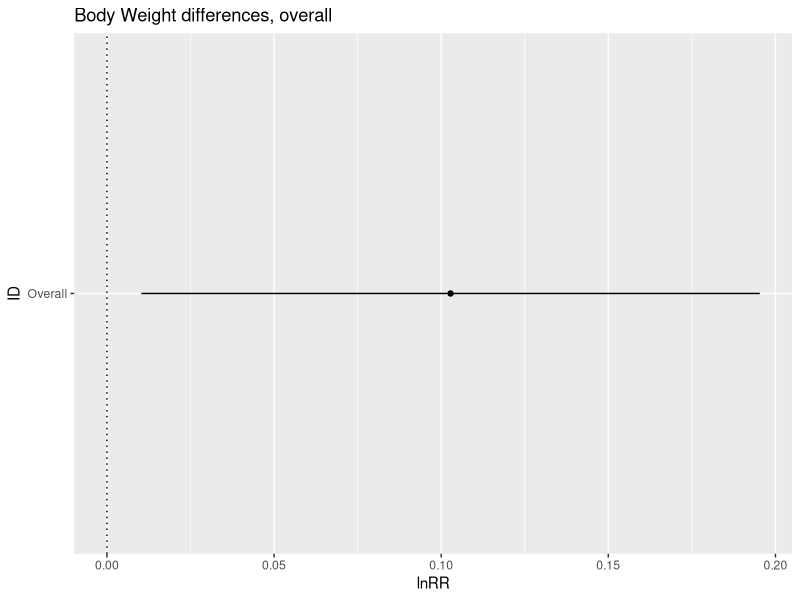
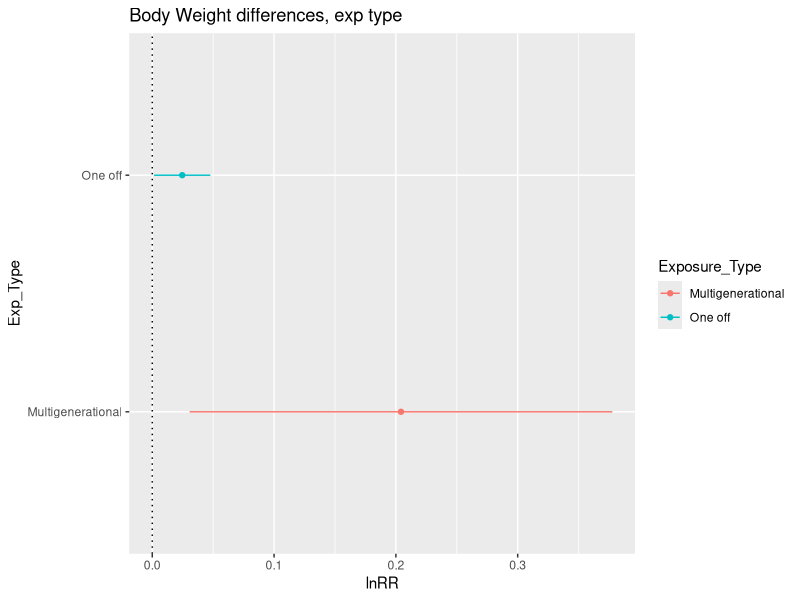
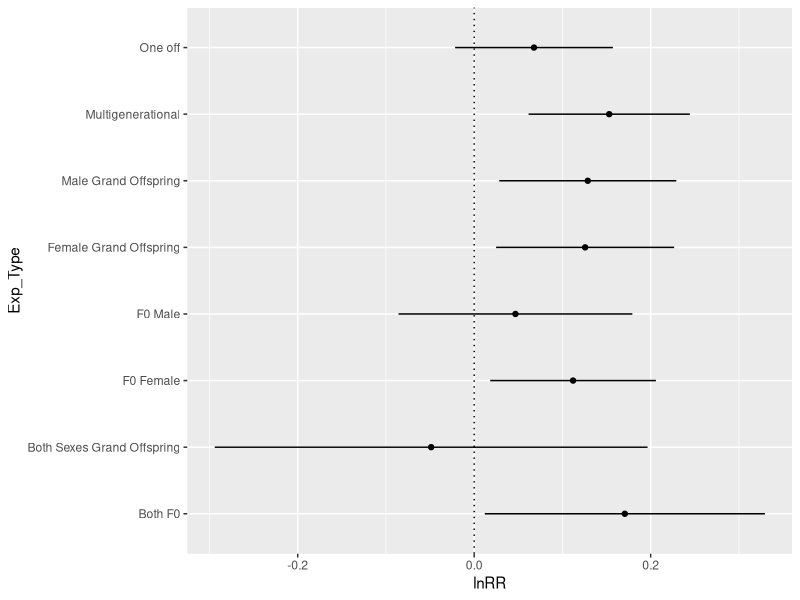
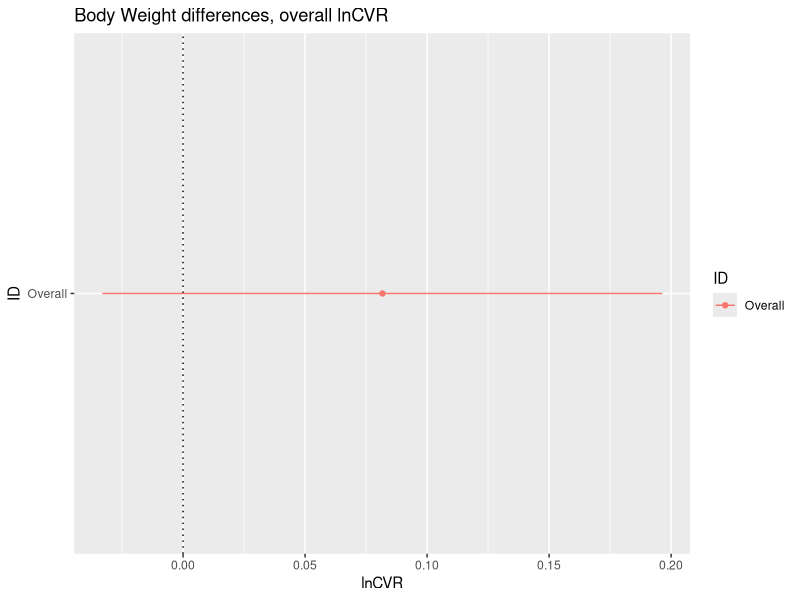

The R source for these figures, in order: (Note: this script raises an error after producing the figures.)
## ---- chunk 1
library(tidyverse)
library(openxlsx)  
library(knitr)
library(metafor)
library(ggplot2)
library(readxl)
## ---- chunk 2
Body_Weight_lnRR <- read.csv("../data/Body_Weight_lnRR.csv")

ALL_TRAITS <- read.xlsx("../data/ALL_TRAITS.xlsx")
## ---- chunk 3

#Subetting (removing BOTH)

Body_Weight_lnRR_MG <- subset(Body_Weight_lnRR, Body_Weight_lnRR$Exposure_Type == "Multigenerational")

Body_Weight_lnRR_OF <- subset(Body_Weight_lnRR, Body_Weight_lnRR$Exposure_Type == "One off")
## ---- chunk 4

#Overall analysis, not split

Body_Weight_overall <- rma.mv(yi, vi, random = list(~1|Paper_ID,~1|Cohort_ID), data=Body_Weight_lnRR, method = 'REML')

summary(Body_Weight_overall)

#Tibble of overall results

Body_Weight_overall_lnRR <- tibble(
  ID = "Overall", 
  lnRR = 0.1028,
  ci.lb = 0.0103,
  ci.ub = 0.1953
)

plot_BW_overall <- ggplot(Body_Weight_overall_lnRR, aes(x=ID, y=lnRR)) + 
  geom_errorbar(aes(ymin=ci.lb, ymax=ci.ub), width = 0, position = position_dodge(0.3)) +
  geom_point(aes(x = ID, y = lnRR), position = position_dodge(0.3))+
  geom_hline(yintercept = 0, lty = "dotted") +
  labs(title ="Body Weight differences, overall", x = "ID", y = "lnRR") +
  coord_flip()
plot_BW_overall

W <- diag(1/Body_Weight_lnRR$vi)
X <- model.matrix(Body_Weight_overall)
P <- W - W %*% X %*% solve(t(X) %*% W %*% X) %*% t(X) %*% W
I2_overall_BW <- 100 * sum(Body_Weight_overall$sigma2) / (sum(Body_Weight_overall$sigma2) + (Body_Weight_overall$k-Body_Weight_overall$p)/sum(diag(P)))
I2_overall_BW
## ---- chunk 5

#MG then OF

Body_Weight_MG <- rma.mv(yi, vi, random = list(~1|Paper_ID,~1|Cohort_ID), data=Body_Weight_lnRR_MG, method = 'REML')

summary(Body_Weight_MG)

Body_Weight_OF <- rma.mv(yi, vi, random = list(~1|Paper_ID,~1|Cohort_ID), data=Body_Weight_lnRR_OF, method = 'REML')

summary(Body_Weight_OF)


#Tibble of results

Body_Weight_Exp_lnRR <- tibble(
  Exposure_Type = c("Multigenerational", "One off"),
  k = c(52,94),
  lnRR = c(0.2042, 0.0246),
  ci.lb = c(0.0307, 0.0015),
  ci.ub = c(0.3777, 0.0477)
)

Body_Weight_Exp_lnRR



#Plotting when split by exp type

plot_BW_exp_type <- ggplot(Body_Weight_Exp_lnRR, aes(x=Exposure_Type, y=lnRR, colour = Exposure_Type)) + 
  geom_errorbar(aes(ymin=ci.lb, ymax=ci.ub), width = 0, position = position_dodge(0.3)) +
  geom_point(aes(x = Exposure_Type, y = lnRR), position = position_dodge(0.3))+
  geom_hline(yintercept = 0, lty = "dotted") +
  labs(title ="Body Weight differences, exp type", x = "Exp_Type", y = "lnRR") +
  coord_flip()
plot_BW_exp_type
## ---- chunk 6
#Adding moderators
BW_Exp_Type <- rma.mv(yi, vi, mods = ~Exposure_Type-1, random = list(~1|Paper_ID,~1|Cohort_ID), data=Body_Weight_lnRR, method = 'REML')

BW_Exp_Type

BW_F0 <- rma.mv(yi, vi, mods = ~F0_Parent_Exposed-1, random = list(~1|Paper_ID,~1|Cohort_ID), data=Body_Weight_lnRR, method = 'REML')

summary(BW_F0)

vars <- names(Body_Weight_lnRR) %in% c("v1", "v2", "v3")

BW_Sex <- rma.mv(yi, vi, mods = ~Sex-1, random = list(~1|Paper_ID,~1|Cohort_ID), data=Body_Weight_lnRR, method = 'REML')

summary(BW_Sex)

BW_Sex_Exp <- rma.mv(yi, vi, mods = ~Sex*Exposure_Type-1, random = list(~1|Paper_ID,~1|Cohort_ID), data=Body_Weight_lnRR, method = 'REML')

summary(BW_Sex_Exp)

#Tibble of results

Body_Weight_Mods_lnRR <- tibble(
  ID = c("Multigenerational", "One off", "Both F0", "F0 Female", "F0 Male", "Both Sexes Grand Offspring", "Female Grand Offspring", "Male Grand Offspring"),
  lnRR = c(BW_Exp_Type$b[1],BW_Exp_Type$b[2],BW_F0$b[1],BW_F0$b[2],BW_F0$b[3],BW_Sex$b[1],BW_Sex$b[2],BW_Sex$b[3]),
  ci.lb = c(BW_Exp_Type$ci.lb[1],BW_Exp_Type$ci.lb[2],BW_F0$ci.lb[1],BW_F0$ci.lb[2],BW_F0$ci.lb[3],BW_Sex$ci.lb[1],BW_Sex$ci.lb[2],BW_Sex$ci.lb[3]),
  ci.ub = c(BW_Exp_Type$ci.ub[1],BW_Exp_Type$ci.ub[2],BW_F0$ci.ub[1],BW_F0$ci.ub[2],BW_F0$ci.ub[3],BW_Sex$ci.ub[1],BW_Sex$ci.ub[2],BW_Sex$ci.ub[3])
)

Body_Weight_Mods_lnRR

plot_BW_mods <- ggplot(Body_Weight_Mods_lnRR, aes(x=ID, y=lnRR)) + 
  geom_errorbar(aes(ymin=ci.lb, ymax=ci.ub), width = 0, position = position_dodge(0.3)) +
  geom_point(aes(x = ID, y = lnRR), position = position_dodge(0.3))+
  geom_hline(yintercept = 0, lty = "dotted") +
  labs(x = "Exp_Type", y = "lnRR") +
  coord_flip()
plot_BW_mods

## ---- chunk 7
#splitting by exposure type

Body_Weight_MG_F0 <- rma.mv(yi, vi, mods = ~F0_Parent_Exposed-1, random = list(~1|Paper_ID,~1|Cohort_ID), data=Body_Weight_lnRR_MG, method = 'REML')

Body_Weight_MG_F0

Body_Weight_OF_F0 <- rma.mv(yi, vi, mods = ~F0_Parent_Exposed-1, random = list(~1|Paper_ID,~1|Cohort_ID), data=Body_Weight_lnRR_OF, method = 'REML')

Body_Weight_OF_F0


Body_Weight_MG_Sex <- rma.mv(yi, vi, mods = ~Sex-1, random = list(~1|Paper_ID,~1|Cohort_ID), data=Body_Weight_lnRR_MG, method = 'REML')

Body_Weight_MG_Sex

Body_Weight_OF_Sex <- rma.mv(yi, vi, mods = ~Sex-1, random = list(~1|Paper_ID,~1|Cohort_ID), data=Body_Weight_lnRR_OF, method = 'REML')

Body_Weight_OF_Sex

## ---- chunk 8

Effect_Size_All_Traits_lnCVR <- escalc(measure="CVR", m1i=Mean_Treatment, sd1i=SD_Treatment, n1i=Sample_Size_n_Treatment, m2i=Mean_Control, sd2i=SD_Control, n2i=Sample_Size_n_Control, data=ALL_TRAITS)

#Converting into factors

Effect_Size_All_Traits_lnCVR$Trait <- factor(Effect_Size_All_Traits_lnCVR$Trait)
Effect_Size_All_Traits_lnCVR$Exposure_Type <- factor(Effect_Size_All_Traits_lnCVR$Exposure_Type)
Effect_Size_All_Traits_lnCVR$Sex <- factor(Effect_Size_All_Traits_lnCVR$Sex)
Effect_Size_All_Traits_lnCVR$Generation <- factor(Effect_Size_All_Traits_lnCVR$Generation)
Effect_Size_All_Traits_lnCVR$Cohort_ID <- factor(Effect_Size_All_Traits_lnCVR$Cohort_ID)
Effect_Size_All_Traits_lnCVR$Paper_ID <- factor(Effect_Size_All_Traits_lnCVR$Paper_ID)
Effect_Size_All_Traits_lnCVR$Rodent_type <- factor(Effect_Size_All_Traits_lnCVR$Rodent_type)
Effect_Size_All_Traits_lnCVR$F2_Diet_at_measurement <- factor(Effect_Size_All_Traits_lnCVR$F2_Diet_at_measurement)
Effect_Size_All_Traits_lnCVR$Strain <- factor(Effect_Size_All_Traits_lnCVR$Strain)
Effect_Size_All_Traits_lnCVR$F0_Parent_Exposed <- factor(Effect_Size_All_Traits_lnCVR$F0_Parent_Exposed)

#Subset into Body Weight

#Subetting

Body_Weight_lnCVR <- subset(Effect_Size_All_Traits_lnCVR, Effect_Size_All_Traits_lnCVR$Trait == "Body_Weight")

Body_Weight_lnCVR_MG <- subset(Body_Weight_lnCVR, Body_Weight_lnCVR$Exposure_Type == "Multigenerational")

Body_Weight_lnCVR_OF <- subset(Body_Weight_lnCVR, Body_Weight_lnCVR$Exposure_Type == "One off")

## ---- chunk 9
#ALL OF and MG

Body_Weight_lnCVR_0mods <- rma.mv(yi, vi, random = list(~1|Paper_ID,~1|Cohort_ID), data=Body_Weight_lnCVR, method = 'REML')

summary(Body_Weight_lnCVR_0mods)

#Tibble of overall results

Body_Weight_overall_lnCVR <- tibble(
  ID = "Overall", 
  lnCVR = 0.0817,
  ci.lb = -0.0331,
  ci.ub = 0.1964
)

plot_BW_overall_lnCVR <- ggplot(Body_Weight_overall_lnCVR, aes(x=ID, y=lnCVR, colour=ID)) + 
  geom_errorbar(aes(ymin=ci.lb, ymax=ci.ub), width = 0, position = position_dodge(0.3)) +
  geom_point(aes(x = ID, y = lnCVR), position = position_dodge(0.3))+
  geom_hline(yintercept = 0, lty = "dotted") +
  labs(title ="Body Weight differences, overall lnCVR", x = "ID", y = "lnCVR") +
  coord_flip()
plot_BW_overall_lnCVR

W <- diag(1/Body_Weight_overall_lnCVR$vi)
X <- model.matrix(Body_Weight_lnCVR_0mods)
P <- W - W %*% X %*% solve(t(X) %*% W %*% X) %*% t(X) %*% W
I2_BW <- 100 * sum(Body_Weight_lnCVR_0mods$sigma2) / (sum(Body_Weight_lnCVR_0mods$sigma2) + (Body_Weight_lnCVR_0mods$k-Body_Weight_lnCVR_0mods$p)/sum(diag(P)))
I2_BW

## ---- chunk 10

# Modelling all traits with no mods MG (lnCVR)
Body_Weight_lnCVR_0mods_MG <- rma.mv(yi, vi, random = list(~1|Paper_ID,~1|Cohort_ID), data=Body_Weight_lnCVR_MG, method = 'REML')


summary(Body_Weight_lnCVR_0mods_MG)

#Heterogeneity I2 (adapt for all models)
W <- diag(1/Body_Weight_lnCVR_MG$vi)
X <- model.matrix(Body_Weight_lnCVR_0mods_MG)
P <- W - W %*% X %*% solve(t(X) %*% W %*% X) %*% t(X) %*% W
I2_MG_lnCVR_BW <- 100 * sum(Body_Weight_lnCVR_0mods_MG$sigma2) / (sum(Body_Weight_lnCVR_0mods_MG$sigma2) + (Body_Weight_lnCVR_0mods_MG$k-Body_Weight_lnCVR_0mods_MG$p)/sum(diag(P)))
I2_MG_lnCVR_BW

# Modelling all traits with no mods OF (lnCVR)
Body_Weight_lnCVR_0mods_OF <- rma.mv(yi, vi, random = list(~1|Paper_ID,~1|Cohort_ID), data=Body_Weight_lnCVR_OF, method = 'REML')

summary(Body_Weight_lnCVR_0mods_OF)

#Tibble of results

Body_Weight_Exp_lnCVR <- tibble(
  Exposure_Type = c("Multigenerational", "One off"),
  lnCVR = c(0.1642,0.0175 ),
  ci.lb = c(0.0292,-0.1256 ),
  ci.ub = c(0.2993,0.1605 )
)

Body_Weight_Exp_lnCVR



#Plotting when split by exp type

plot_BW_exp_type_lnCVR <- ggplot(Body_Weight_Exp_lnCVR, aes(x=Exposure_Type, y=lnCVR, colour = Exposure_Type)) + 
  geom_errorbar(aes(ymin=ci.lb, ymax=ci.ub), width = 0, position = position_dodge(0.3)) +
  geom_point(aes(x = Exposure_Type, y = lnCVR), position = position_dodge(0.3))+
  geom_hline(yintercept = 0, lty = "dotted") +
  labs(title ="Body Weight differences, exp type_lnCVR", x = "Exp_Type", y = "lnCVR") +
  coord_flip()
plot_BW_exp_type_lnCVR


## ---- chunk 11
#Adding moderators
BW_Exp_lnCVR <- rma.mv(yi, vi, mods = ~Exposure_Type-1, random = list(~1|Paper_ID,~1|Cohort_ID), data=Body_Weight_lnCVR, method = 'REML')

summary(BW_Exp_lnCVR)

BW_F0_lnCVR <- rma.mv(yi, vi, mods = ~F0_Parent_Exposed-1, random = list(~1|Paper_ID,~1|Cohort_ID), data=Body_Weight_lnCVR, method = 'REML')

summary(BW_F0_lnCVR)

BW_Sex_lnCVR <- rma.mv(yi, vi, mods = ~Sex-1, random = list(~1|Paper_ID,~1|Cohort_ID), data=Body_Weight_lnCVR, method = 'REML')

summary(BW_Sex_lnCVR)

#Tibble of results

Body_Weight_Mods_lnCVR <- tibble(
  ID = c("Multigenerational", "One off", "Both F0", "F0 Female", "F0 Male", "Both Sexes Grand Offspring", "Female Grand Offspring", "Male Grand Offspring"),
  lnCVR = c(BW_Exp_lnCVR$b[1], BW_Exp_lnCVR$b[2], BW_F0_lnCVR$b[1], BW_F0_lnCVR$b[2],BW_F0_lnCVR$b[3],BW_Sex_lnCVR$b[1],BW_Sex_lnCVR$b[2],BW_Sex_lnCVR$b[3]),
  ci.lb = c(BW_Exp_lnCVR$ci.lb[1], BW_Exp_lnCVR$ci.lb[2],BW_F0_lnCVR$ci.lb[1], BW_F0_lnCVR$ci.lb[2],BW_F0_lnCVR$ci.lb[3],BW_Sex_lnCVR$ci.lb[1],BW_Sex_lnCVR$ci.lb[2],BW_Sex_lnCVR$ci.lb[3]),
  ci.ub = c(BW_Exp_lnCVR$ci.ub[1], BW_Exp_lnCVR$ci.ub[2],BW_F0_lnCVR$ci.ub[1], BW_F0_lnCVR$ci.ub[2],BW_F0_lnCVR$ci.ub[3],BW_Sex_lnCVR$ci.ub[1],BW_Sex_lnCVR$ci.ub[2],BW_Sex_lnCVR$ci.ub[3])
)

Body_Weight_Mods_lnCVR

plot_BW_mods_lnCVR <- ggplot(Body_Weight_Mods_lnCVR, aes(x=ID, y=lnCVR )) + 
  geom_errorbar(aes(ymin=ci.lb, ymax=ci.ub), width = 0, position = position_dodge(0.3), colour = "red") +
  geom_point(aes(x = ID, y = lnCVR), position = position_dodge(0.3))+
  geom_hline(yintercept = 0, lty = "dotted") +
  labs(x = "ID", y = "lnCVR") +
  coord_flip()
plot_BW_mods_lnCVR
